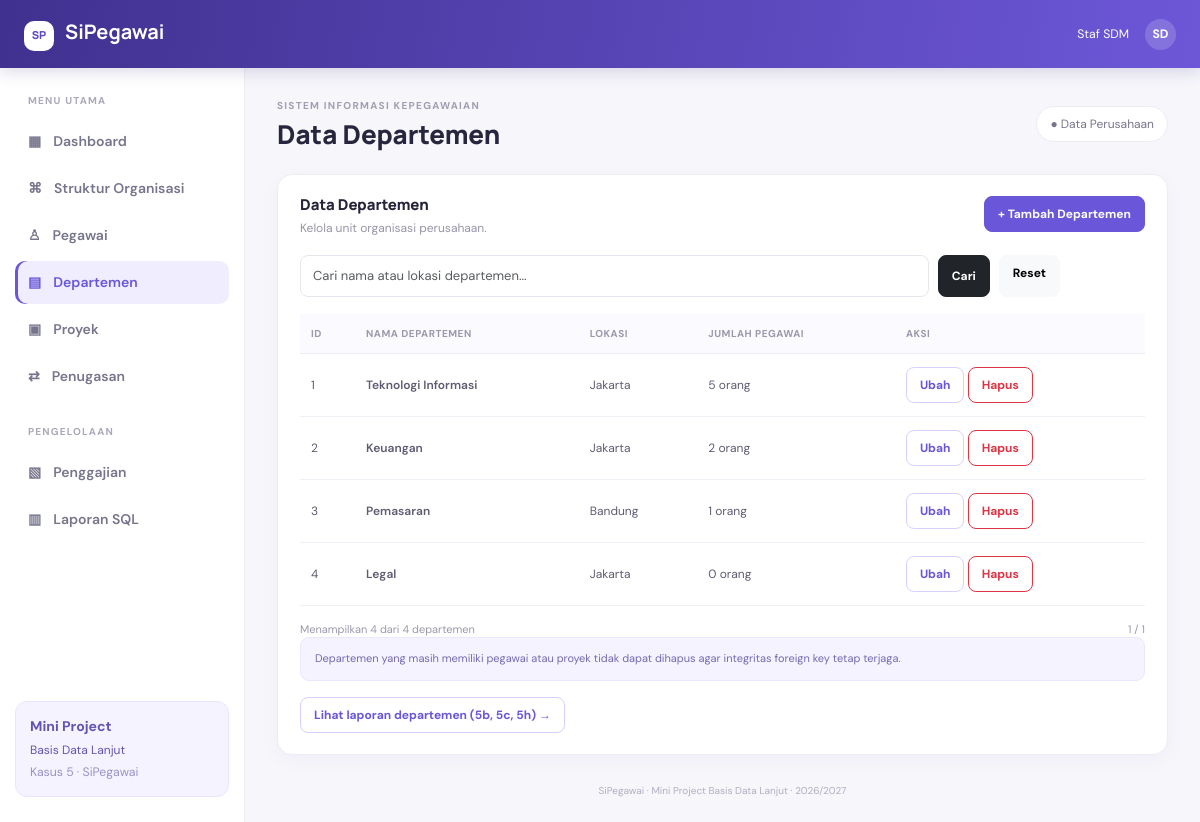
/index.php?page=departemen, run on the app's committed database.
### tables this page shows
CREATE TABLE departemen (
  id_dept INT PRIMARY KEY,
  nama_dept VARCHAR(50) NOT NULL,
  lokasi VARCHAR(30)
);

### public/index.php (called while the page is built, shortened)
<?php
require_once APP_ROOT . '/app/core/Database.php';
require_once APP_ROOT . '/app/helpers.php';
require_once APP_ROOT . '/app/models/SiPegawaiModel.php';
$model = new SiPegawaiModel(Database::connection());
$page = (string)($_GET['page'] ?? 'dashboard');
$view = $page;
$data = [];
try {
    switch ($page) {
        case 'departemen':
            $pageTitle='Data Departemen';$q=trim((string)($_GET['q']??''));$p=max(1,(int)($_GET['p']??1));$per=10;
            $pagination=pagination_data($model->departmentCount($q),$p,$per);
            $data['departments']=$model->getDepartments($q,$per,($pagination['page']-1)*$per);
            $data['search']=$q;$data['pagination']=$pagination;break;
    }
} catch (Throwable $e) {
    set_flash('danger',$e->getMessage());
    $page='dashboard';$view='dashboard';$pageTitle='Dashboard';$activePage='dashboard';$data=['stats'=>$model->dashboardData()];
}
extract($data, EXTR_SKIP);
require APP_ROOT . '/app/views/pages/' . $view . '.php';
require APP_ROOT . '/app/views/layout.php';

### app/helpers.php (called while the page is built, shortened)
<?php
function e($v): string { return htmlspecialchars((string)($v ?? ''), ENT_QUOTES, 'UTF-8'); }
function page_url(string $page, array $params = []): string {
    return BASE_URL . '/index.php?' . http_build_query(array_merge(['page' => $page], $params));
}
function pagination_data(int $total, int $page, int $perPage): array {
    $pages = max(1, (int)ceil($total / $perPage));
    return ['total'=>$total, 'page'=>min(max(1,$page),$pages), 'pages'=>$pages, 'per_page'=>$perPage];
}

### app/models/SiPegawaiModel.php (called while the page is built, shortened)
<?php
final class SiPegawaiModel
{
    private PDO $db;
    public function __construct(PDO $db) { $this->db = $db; }
    private function val(string $sql, array $params = []) {
        $s = $this->db->prepare($sql); $s->execute($params); return $s->fetchColumn();
    }
    public function departmentCount(string $q=''): int {
        return (int)$this->val('SELECT COUNT(*) FROM departemen');
    }
    public function getDepartments(string $q='',int $limit=10,int $offset=0): array {
        $sql='SELECT d.id_dept,d.nama_dept,d.lokasi,COUNT(p.id_pegawai) AS jumlah_pegawai
              FROM departemen d LEFT JOIN pegawai p ON p.id_dept=d.id_dept';
        $params=[];
        $sql.=' GROUP BY d.id_dept,d.nama_dept,d.lokasi ORDER BY d.id_dept LIMIT ? OFFSET ?';
        $s=$this->db->prepare($sql);$i=1;
        $s->bindValue($i++,$limit,PDO::PARAM_INT);$s->bindValue($i,$offset,PDO::PARAM_INT);
        $s->execute();return $s->fetchAll();
    }
}

### app/core/Database.php (called while the page is built, shortened)
<?php
final class Database {
    private static ?PDO $connection = null;
    public static function connection(): PDO {
        if (self::$connection === null) {
            $c = DB_CONFIG;
            $dsn = sprintf('mysql:host=%s;dbname=%s;charset=%s', $c['host'], $c['database'], $c['charset'] ?? 'utf8mb4');
            self::$connection = new PDO($dsn, $c['username'], $c['password'], [
                PDO::ATTR_ERRMODE => PDO::ERRMODE_EXCEPTION,
                PDO::ATTR_DEFAULT_FETCH_MODE => PDO::FETCH_ASSOC,
                PDO::ATTR_EMULATE_PREPARES => false,
            ]);
        }
        return self::$connection;
    }
}

### app/views/pages/departemen.php (the view, shortened to what this page needs)
<div class="panel-card"><div class="panel-heading"><div><h5>Data Departemen</h5><p>Kelola unit organisasi perusahaan.</p></div><a class="btn btn-primary" href="<?= e(page_url('departemen-form')) ?>">+ Tambah Departemen</a></div>
<form class="filter-bar" method="get" action="<?= e(BASE_URL) ?>/index.php"><input type="hidden" name="page" value="departemen"><input class="form-control" type="search" name="q" placeholder="Cari nama atau lokasi departemen..." value="<?= e($search) ?>"><button class="btn btn-dark">Cari</button><a class="btn btn-light" href="<?= e(page_url('departemen')) ?>">Reset</a></form>
<div class="table-responsive"><table class="table app-table align-middle"><thead><tr><th>ID</th><th>Nama Departemen</th><th>Lokasi</th><th>Jumlah Pegawai</th><th>Aksi</th></tr></thead><tbody>
<?php foreach($departments as $d): ?><tr><td><?= (int)$d['id_dept'] ?></td><td class="fw-semibold"><?= e($d['nama_dept']) ?></td><td><?= e($d['lokasi']) ?></td><td><?= (int)$d['jumlah_pegawai'] ?> orang</td><td class="text-nowrap"><a class="btn btn-sm btn-outline-primary" href="<?= e(page_url('departemen-form',['id'=>$d['id_dept']])) ?>">Ubah</a>
<form class="d-inline" method="post" action="<?= e(BASE_URL) ?>/index.php" data-confirm="Hapus departemen ini? Data yang masih digunakan tidak dapat dihapus."><button class="btn btn-sm btn-outline-danger">Hapus</button></form></td></tr><?php endforeach; ?>
</tbody></table></div>
<div class="table-bottom"><span>Menampilkan <?= count($departments) ?> dari <?= (int)$pagination['total'] ?> departemen</span><div class="pagination-links"><span><?= (int)$pagination['page'] ?> / <?= (int)$pagination['pages'] ?></span></div></div>
<div class="info-strip">Departemen yang masih memiliki pegawai atau proyek tidak dapat dihapus agar integritas foreign key tetap terjaga.</div><div class="mt-3"><a class="btn btn-outline-primary btn-sm" href="<?= e(page_url('laporan')) ?>">Lihat laporan departemen (5b, 5c, 5h) →</a></div></div>

### public/assets/css/style.css (style rules this page uses)
:root { --ink:#25243a;--muted:#85849a;--primary:#6956d9;--primary-dark:#5140bc;--bg:#f6f6fb;--line:#ececf3 }
* { box-sizing:border-box }
body { margin:0;background:var(--bg);color:var(--ink);font-family:'DM Sans',sans-serif;font-size:14px }
.stat-card,.panel-card,.form-card { background:#fff;border:1px solid var(--line);border-radius:15px;box-shadow:0 5px 20px #26225009 }
.panel-card { padding:21px 22px;margin-bottom:0 }
.panel-heading { display:flex;justify-content:space-between;align-items:flex-start;gap:15px;margin-bottom:18px }
.panel-heading h5 { font-family:'Manrope',sans-serif;font-weight:800;font-size:15px;margin:0 0 5px }
.panel-heading p { margin:0;color:#9694a8;font-size:12px }
.btn { border-radius:8px;font-size:12px;font-weight:700;padding:8px 13px }
.btn-primary { background:var(--primary);border-color:var(--primary) }
.btn-outline-primary { color:var(--primary);border-color:#d7d1ff }
.form-control,.form-select { border-color:#e7e6ef;border-radius:8px;font-size:13px;padding:10px 12px;color:#37354c }
.filter-bar { display:flex;gap:9px;margin:8px 0 17px;max-width:760px }
.filter-bar .form-control { flex:1 }
.app-table { font-size:12px;margin-bottom:0 }
.app-table thead th { background:#fafaff;color:#9a98aa;font-size:10px;text-transform:uppercase;letter-spacing:.5px;font-weight:700;border-bottom:1px solid var(--line);padding:12px 11px;white-space:nowrap }
.app-table tbody td { padding:13px 11px;border-color:#f0eff5;color:#5e5c72 }
.table-bottom { display:flex;align-items:center;justify-content:space-between;padding-top:15px;color:#9a98aa;font-size:11px }
.pagination-links { display:flex;align-items:center;gap:10px }
.info-strip { background:#f5f3ff;border:1px solid #ebe7ff;color:#7469ad;padding:12px 14px;border-radius:9px;font-size:11px;line-height:1.6 }

### data on the page
departemen: id_dept "1", nama_dept "Teknologi Informasi", lokasi "Jakarta", jumlah_pegawai "5"
departemen: id_dept "2", nama_dept "Keuangan", lokasi "Jakarta", jumlah_pegawai "2"
departemen: id_dept "3", nama_dept "Pemasaran", lokasi "Bandung", jumlah_pegawai "1"
departemen: id_dept "4", nama_dept "Legal", lokasi "Jakarta", jumlah_pegawai "0"

### other printed values
$pageTitle "Data Departemen"
count($departments) "4"
$pagination['total'] "4"
$pagination['page'] "1"
$pagination['pages'] "1"
